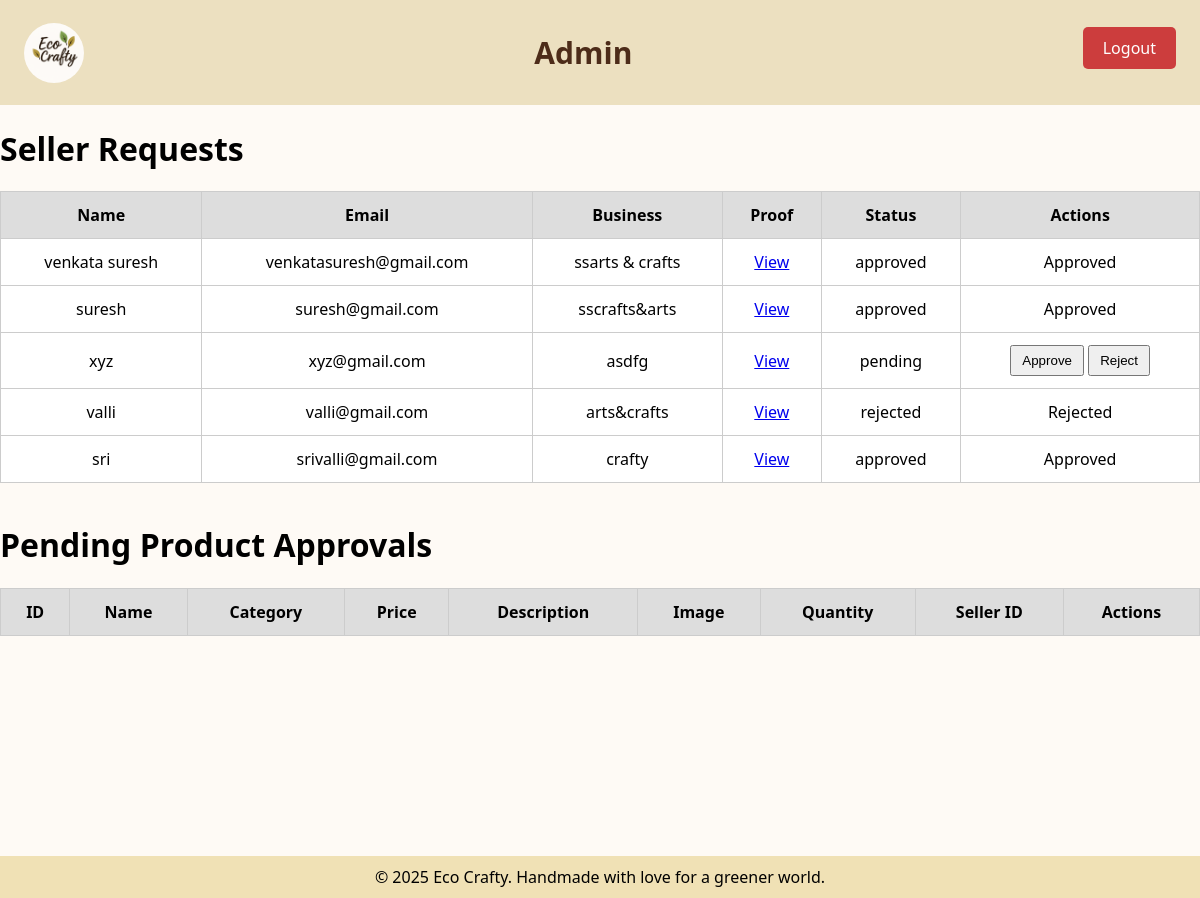
The app's page /webpages/admin.php with its own data.
### tables this page shows
CREATE TABLE `sellers` (
  `id` int(11) NOT NULL,
  `name` varchar(100) DEFAULT NULL,
  `email` varchar(100) DEFAULT NULL,
  `phone` varchar(15) DEFAULT NULL,
  `aadhar_number` varchar(20) DEFAULT NULL,
  `shop_name` varchar(100) DEFAULT NULL,
  `proof` varchar(255) DEFAULT NULL,
  `password` varchar(255) DEFAULT NULL,
  `status` enum('pending','approved','rejected') DEFAULT 'pending',
  `created_at` timestamp NOT NULL DEFAULT current_timestamp()
);

### webpages/admin.php (the view, shortened to what this page needs)
<?php
include('../includes/db.php');
$sql = "SELECT * FROM sellers ORDER BY created_at DESC";
$result = $conn->query($sql);
?>
<!DOCTYPE html>
<html>
<head>
</head>
<body>
    <div class="navbar">
    <div class="logo-container">
      <img src="../images/logo.jpg" alt="Eco Crafty Logo">
    </div>
    <h1> Admin </h1>
    <div class="logout">
    <a href="logout.php">Logout</a>
</div>
  </div>
<h1>Seller Requests</h1>
<table>
    <tr>
        <th>Name</th>
        <th>Email</th>
        <th>Business</th>
        <th>Proof</th>
        <th>Status</th>
        <th>Actions</th>
    </tr>
    <?php while($row = $result->fetch_assoc()): ?>
    <tr>
        <td><?= htmlspecialchars($row['name']) ?></td>
        <td><?= htmlspecialchars($row['email']) ?></td>
        <td><?= htmlspecialchars($row['shop_name']) ?></td>
        <td><a href="../uploads/<?= $row['proof'] ?>" target="_blank">View</a></td>
        <td><?= $row['status'] ?></td>
        <td>
            <?php if ($row['status'] == 'pending'): ?>
                <form action="process_seller.php" method="POST" style="display:inline-block;">
                    <button name="action" value="approve">Approve</button>
                    <button name="action" value="reject">Reject</button>
                </form>
            <?php else: ?>
                <?= ucfirst($row['status']) ?>
            <?php endif; ?>
        </td>
    </tr>
    <?php endwhile; ?>
</table>
<h1>Pending Product Approvals</h1>
<table>
    <tr>
        <th>ID</th>
        <th>Name</th>
        <th>Category</th>
        <th>Price</th>
        <th>Description</th>
        <th>Image</th>
        <th>Quantity</th>
        <th>Seller ID</th>
        <th>Actions</th>
    </tr>
</table>
<footer>
    © 2025 Eco Crafty. Handmade with love for a greener world.
  </footer>
</body>
</html>

### webpages/admin.php (style rules this page uses)
body { font-family: 'Segoe UI', sans-serif; background-color: #fefaf5; margin: 0; padding: 0; }
.navbar { background: #ece0c0; padding: 12px 24px; display: flex; align-items: center; justify-content: space-between; }
.navbar h1 { font-size:30px; color: #4d2c19; text-align:center; }
.logo-container { width: 60px; height: 60px; border-radius: 50%; overflow: hidden; }
.logo-container img { width: 100%; height: 100%; object-fit: cover; }
table { width: 100%; border-collapse: collapse; background: white; margin-bottom: 40px; }
th, td { border: 1px solid #ccc; padding: 12px; text-align: center; }
th { background: #ddd; }
button { padding: 6px 10px; cursor: pointer; }
.logout { text-align: right; margin-bottom: 10px; }
.logout a { text-decoration: none; padding: 10px 20px; background: #cc3d3d; color: white; border-radius: 5px; }
footer { text-align: center; padding: 10px 0; background: #f0e1b5; margin-top: 220px; display: flex; justify-content: center; width: 100%; bottom: 0; }

### records on screen
sellers: name "venkata suresh", email "venkatasuresh@gmail.com", shop_name "ssarts & crafts", status "approved", status "Approved"
sellers: name "suresh", email "suresh@gmail.com", shop_name "sscrafts&arts", status "approved", status "Approved"
sellers: name "xyz", email "xyz@gmail.com", shop_name "asdfg", status "pending"
sellers: name "valli", email "valli@gmail.com", shop_name "arts&crafts", status "rejected", status "Rejected"
sellers: name "sri", email "srivalli@gmail.com", shop_name "crafty", status "approved", status "Approved"
